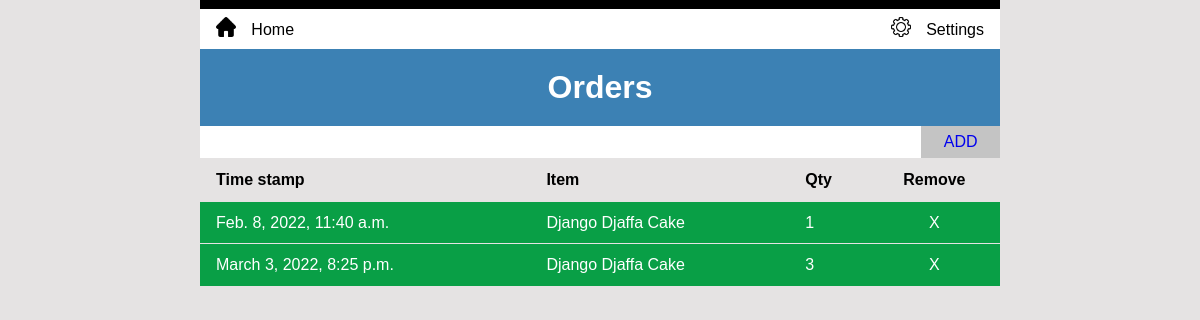
The app's page /purchases/ (signed in), older data.
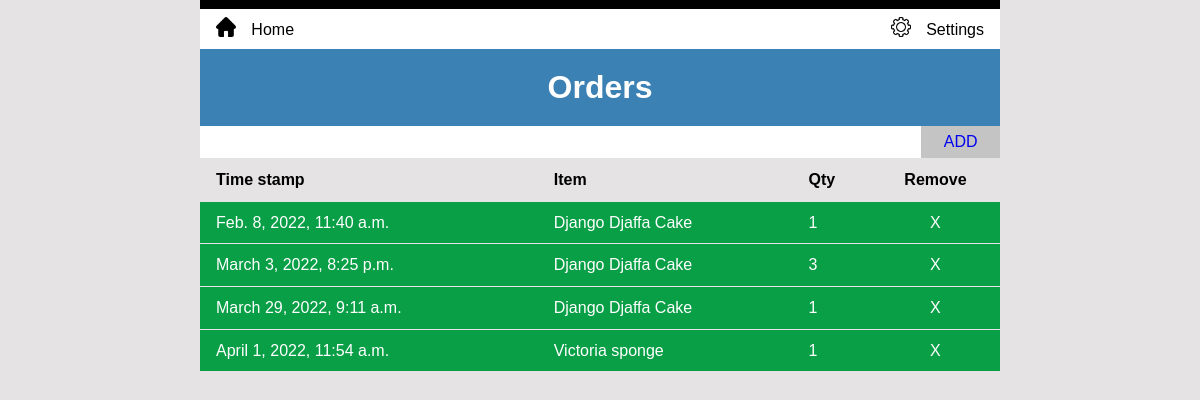
The same page, newer data.
### inventory/models.py (models this page shows, shortened)
class Purchase(models.Model):
    class Meta:
        ordering = ['timestamp']
    menu_item = models.ForeignKey(MenuItem, on_delete=models.CASCADE)
    timestamp = models.DateTimeField(default=timezone.now)
    quantity = models.PositiveIntegerField(
        default=1,
        validators=[MinValueValidator(1)]
    )

class MenuItem(models.Model):
    class Meta:
        ordering = ['title']
    title = models.CharField(unique=True, max_length=200)
    price = models.DecimalField(max_digits=6, decimal_places=2)
    category = models.ForeignKey(Category, on_delete=models.CASCADE)
    display = models.BooleanField(default=True)
    description = models.TextField(blank=True, null=True)
    stock_item = models.BooleanField(default=True)

### inventory/views.py (the view)
# urls.py: path('purchases/', views.PurchaseView.as_view(), name='purchases'),
class PurchaseView(LoginRequiredMixin, ListView):
  model = Purchase
  template_name = 'inventory/purchase.html'

### inventory/templates/inventory/purchase.html (shortened to what this page needs)
{% extends 'base.html' %}
{% load static %}
{% block content %}
  <h1>
    Orders
  </h1>
  <div class="add">
    <button class="addbutton"><a href="{% url 'create_purchases' %}">ADD</a></button>
  </div>
  <table class="order-table">
    <thead>
      <tr>
        <th>Time stamp</th>
        <th>Item</th>
        <th>Qty</th>
        <th>Remove</th>
      </tr>
    </thead>
    <tbody>
      {% for item in object_list %}
        <tr>
          <td>{{ item.timestamp }}</td>
          <td>{{ item.menu_item.title }}</td>
          <td><a href="{% url 'update_purchases' item.id %}">{{ item.quantity }}</a></td>
          <td><a class="delete-button" href="{% url 'delete_purchases' item.id %}">X</a></td>
        </tr>
      {% endfor %}
    </tbody>
  </table>
{% endblock %}

Row changes from the older to the newer data that the page shows:
added Purchase: timestamp "March 29, 2022, 9:11 a.m.", menu_item "Django Djaffa Cake", quantity "1"
added Purchase: timestamp "April 1, 2022, 11:54 a.m.", menu_item "Victoria sponge", quantity "1"
